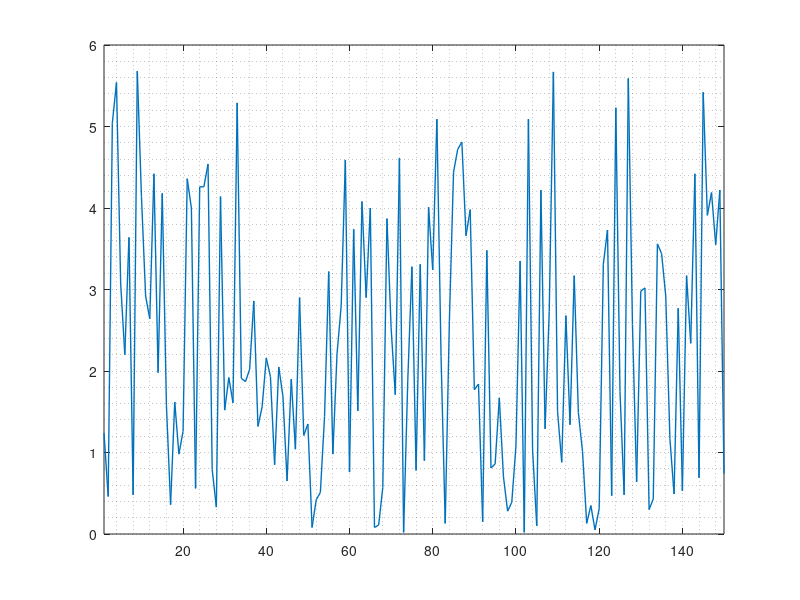

Write MATLAB code to recreate this figure. (Note: this script raises an error after producing the figure.)
clear; clc; close all;

load total_time_diff_RXdone.mat

figure
plot(abs(total_time_diff_array*1000000),'lineWidth',1)
hold on; grid minor; xlim([1 150])

ax=gca; ax.FontSize = 16;
title('Absolute time difference for RXdone interrupt between two ground stations','fontSize',24)
xlabel('Sample number - n','fontSize',18)
ylabel('Time - microseconds','fontSize',18)
